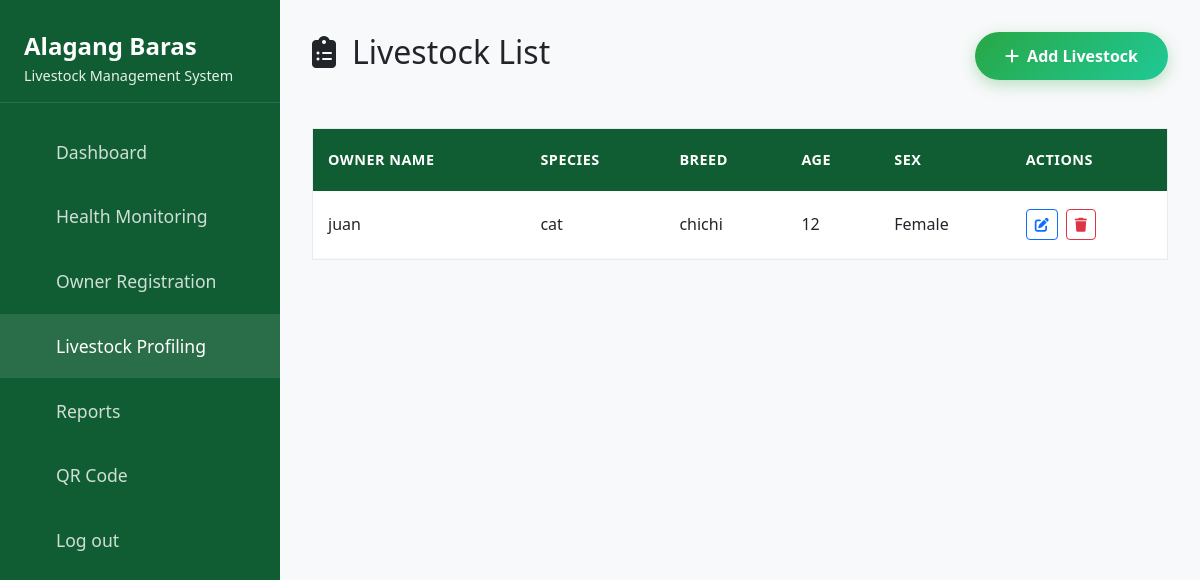
/moa/livestock-profiling-list.php, run on the app's committed database.
### tables this page shows
CREATE TABLE `animals` (
  `id` int(11) NOT NULL,
  `name` varchar(100) NOT NULL,
  `species` varchar(50) NOT NULL,
  `breed` varchar(50) NOT NULL,
  `sex` varchar(50) NOT NULL,
  `owner` int(11) NOT NULL,
  `createdAt` varchar(100) NOT NULL DEFAULT current_timestamp(),
  `age` int(11) DEFAULT NULL
);

### html/moa/livestock-profiling-list.php (the view, shortened to what this page needs)
<?php
include_once '../../config/db.php';
$smtp = $pdo->prepare("SELECT * FROM animals ORDER BY id DESC");
if($smtp->execute()){
   $result = $smtp->fetchAll(PDO::FETCH_ASSOC);
}
?>
<!DOCTYPE html>
<html lang="en">
  <head>
    <link
      href="https://cdnjs.cloudflare.com/ajax/libs/bootstrap/5.3.0/css/bootstrap.min.css"
      rel="stylesheet"
    />
    <link
      href="https://cdnjs.cloudflare.com/ajax/libs/font-awesome/6.4.0/css/all.min.css"
      rel="stylesheet"
    />
    <link rel="stylesheet" href="../../assets/styles/components/sidebar.css" />
    <link
      rel="stylesheet"
      href="../../assets/styles/layouts/veterinarian/livestock-health-monitoring.css"
    />
  </head>
  <body>
   <div class="sidebar" id="sidebar">
      <div class="logo">
        <h4>Alagang Baras</h4>
        <p>Livestock Management System</p>
      </div>
      <nav class="nav-menu">
        <div class="nav-item">
          <a href="./dashboard.php" class="nav-link ">
            Dashboard
          </a>
        </div>
        <div class="nav-item has-submenu">
          <a href="#" class="nav-link submenu-toggle">
            Health Monitoring
          </a>
        </div>
        <div class="nav-item">
          <a href="./owner-list.php" class="nav-link">
            Owner Registration
          </a>
        </div>
        <div class="nav-item">
          <a href="./livestock-profiling-list.php" class="nav-link active">
            Livestock Profiling
          </a>
        </div>
        <div class="nav-item">
          <a href="./reports.php" class="nav-link">
            Reports
          </a>
        </div>
        <div class="nav-item">
          <a href="./qr.php" class="nav-link">
            QR Code
          </a>
        </div>
        <div class="nav-item">
          <a href="../index.php" class="nav-link">
            Log out
          </a>
        </div>
      </nav>
    </div>
    <div class="main-container">
      <main class="main-content">
        <div class="header d-flex align-items-center justify-content-between">
          <h2 class="page-title fade-in">
            <i class="fas fa-clipboard-list me-3"></i>Livestock List
          </h2>
          <a href="./livestock-profiling.php" class="btn btn-add-record">
            <i class="fas fa-plus me-2"></i>Add Livestock
          </a>
        </div>
        <div class="table-container mt-5">
          <div class="table-responsive">
            <table class="table mb-0" id="healthRecordsTable">
              <thead>
               <th>Owner Name</th>
              <th>Species</th>
              <th>Breed</th>
              <th>Age</th>
              <th>Sex</th>
              <th>Actions</th>
              </thead>
              <tbody>
              <?php foreach($result as $r){ ?>
                <?php
             echo "<tr>
                <tr>
                <td>".$r['name']."</td>
                <td>".$r['species']."</td>
                <td>".$r['breed']."</td>
                <td>".$r['age']."</td>
                <td>".$r['sex']."</td>
                <td>
                    <a class='btn btn-sm btn-outline-primary me-1' href='./livestock-profiling-list.php'>
                    <i class='fas fa-edit'></i>
                </a>
                <button class='btn btn-sm btn-outline-danger' onclick='deleteRecord(this)'>
                    <i class='fas fa-trash'></i>
                </button>
                </td>
</tr>"
                ?>
              <?php } ?>
              </tbody>
            </table>
          </div>
        </div>
      </main>
    </div>
  </body>
</html>

### assets/styles/components/sidebar.css (style rules this page uses)
.sidebar { background: var(--primary-green); min-height: 100vh; width: 280px; position: fixed; left: 0; top: 0; z-index: 1000; transition: transform 0.3s ease-in-out; overflow: hidden; }
.sidebar .logo { padding: 2rem 1.5rem 1rem; color: white; border-bottom: 1px solid rgba(255, 255, 255, 0.1); }
.sidebar .logo h4 { font-weight: 700; font-size: 1.5rem; margin-bottom: 0.25rem; }
.sidebar .logo p { font-size: 0.9rem; opacity: 0.9; margin-bottom: 0; }
.nav-menu { padding: 1rem 0; }
.nav-menu .nav-item { margin: 0; }
.nav-menu .nav-link { color: rgba(255, 255, 255, 0.8); padding: 1.2rem 1.5rem; font-size: 1.1rem; display: flex; align-items: center; text-decoration: none; transition: all 0.3s ease; }
.nav-menu .nav-link:hover, .nav-menu .nav-link.active, .nav-menu .submenu .submenu-link.active { text-decoration: none; background: rgba(255, 255, 255, 0.1); color: white; }

### assets/styles/layouts/veterinarian/livestock-health-monitoring.css (style rules this page uses)
body { font-family: "Segoe UI", Tahoma, Geneva, Verdana, sans-serif; background-color: var(--light-gray); overflow-x: hidden; }
.main-content { margin-left: 280px; padding: 2rem; transition: margin-left 0.3s ease-in-out; }
.table-container { background: white; overflow: hidden; border: 1px solid #e9ecef; }
.table-responsive { max-height: 90vh; overflow: auto; }
.table { margin: 0; }
.table thead th { background: var(--primary-green); color: white; font-weight: 600; border: none; padding: 20px 15px; text-transform: uppercase; font-size: 0.9em; letter-spacing: 0.5px; }
.table tbody td { padding: 18px 15px; border-color: #f8f9fa; font-weight: 500; vertical-align: middle; }
.btn-add-record { background: linear-gradient(135deg, #28a745 0%, #20c997 100%); border: none; color: white; padding: 12px 30px; border-radius: 25px; font-weight: 600; transition: all 0.3s ease; box-shadow: 0 5px 15px rgba(40, 167, 69, 0.3); }

### assets/styles/components/variables.css (style rules this page uses)
:root { --primary-green: #115d33; --dark-green: #094a25; --light-gray: #f8f9fa; --border-gray: #dee2e6; --color-white: #ffffff; --color-black: #000000; --color-primary: #28a745; --color-primary-alt: #20c997; --color-primary-hover: #218838; --color-primary-hover-alt: #1abc9c; --color-secondary: #fd7e14; --color-secondary-alt: #ffc107; --color-tertiary: #6f42c1; --color-dark: #2c3e50; --color-muted: #6c757d; --color-gray-light: #e9ecef; --color-gray-dark: #495057; --bg-overlay1: rgba(0, 0, 0, 0.5); --bg-overlay2: rgba(0, 0, 0, 0.6); --bg-light-blur: rgba(255, 255, 255, 0.95); --bg-light-semi: rgba(255, 255, 255, 0.9); --shadow-primary: 0 4px 15px rgba(40, 167, 69, 0.3); --shadow-primary-hover: 0 8px 25px rgba(40, 167, 69, 0.5); --shadow-secondary: 0 4px 15px rgba(253, 126, 20, 0.3); --shadow-secondary-hover: 0 8px 25px rgba(253, 126, 20, 0.5); --shadow-tertiary: 0 4px 15px var(--color-black); --shadow-tertiary-hover: 0 8px 25px rgba(111, 66, 193, 0.5); --shadow-card: 0 20px 40px rgba(0, 0, 0, 0.3); --shadow-text: 2px 2px 4px rgba(0, 0, 0, 0.1); }

### data on the page
animals: name "juan", species "cat", breed "chichi", age "12", sex "Female"
